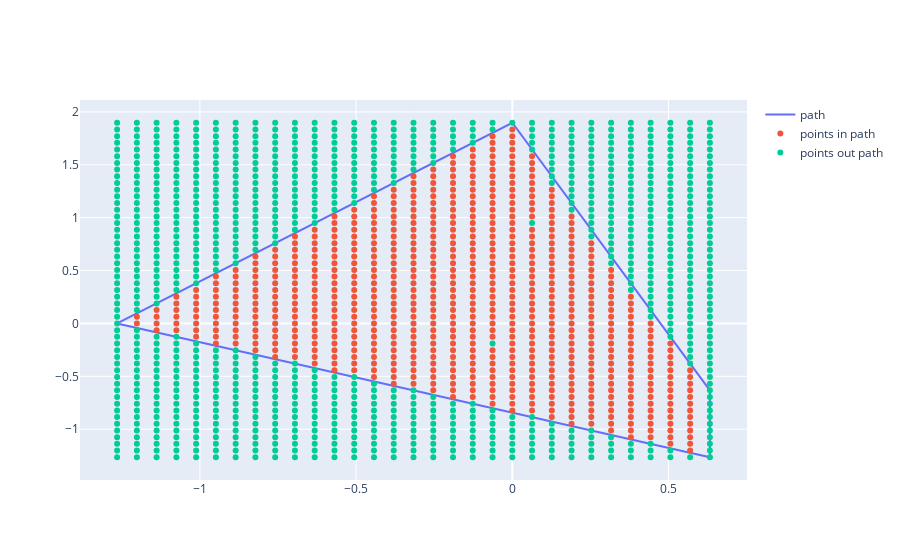
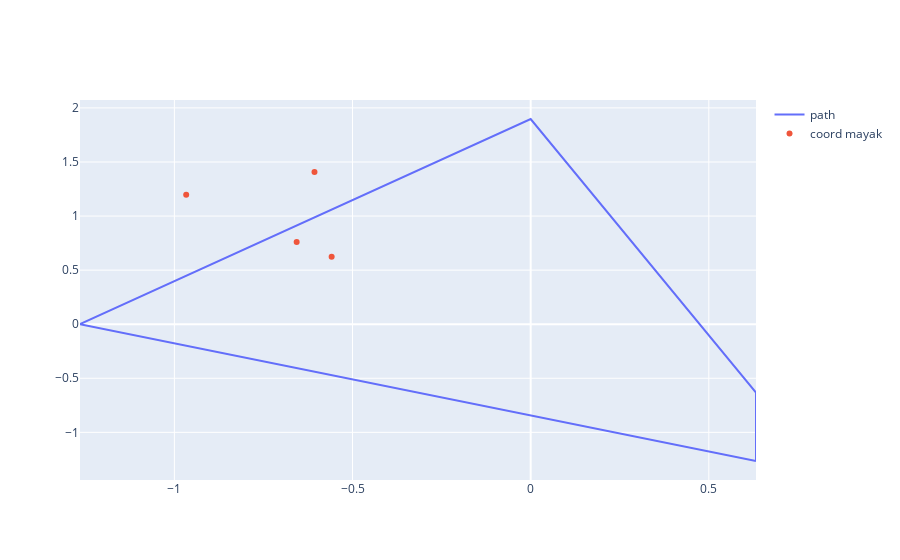
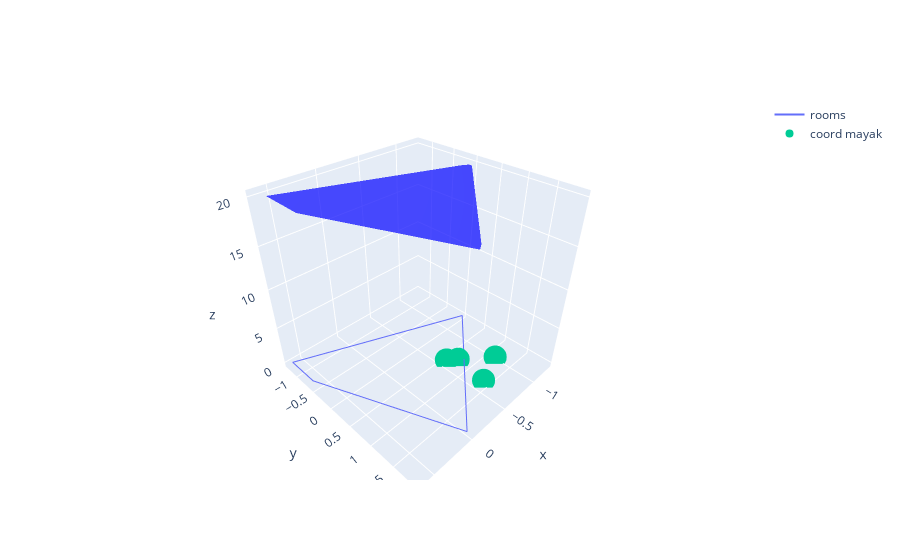

Here is the notebook cell these charts were saved with, in order:
### Code cell
plotRoom(roomScaler, pointsInScaler, pointsOutScaler)
plotAnchors(coordAnchorsScaler, roomScaler)
plotDOPfactor(roomScaler, coordAnchorsScaler, DOP, pointsInScaler)

### Figure 1 — Plotly figure (JSON) as saved in the notebook; plotly's stock layout.template omitted (floating-point values rounded to 4 significant figures; data arrays with more than 128 entries replaced by an {"elided": "..."} marker saying what was removed)
{"data": [{"mode": "lines", "name": "path", "type": "scatter", "x": [0.6325, 0.6325, 0.0, -1.265, 0.6325], "y": [-1.265, -0.6325, 1.897, 0.0, -1.265]}, {"mode": "markers", "name": "points in path", "type": "scatter", "x": {"elided": "673 float values"}, "y": {"elided": "673 float values"}}, {"mode": "markers", "name": "points out path", "type": "scatter", "x": {"elided": "908 float values"}, "y": {"elided": "908 float values"}}], "layout": {}}

### Figure 2 — Plotly figure (JSON) as saved in the notebook; plotly's stock layout.template omitted (floating-point values rounded to 4 significant figures)
{"data": [{"mode": "lines", "name": "path", "type": "scatter", "x": [0.6325, 0.6325, 0.0, -1.265, 0.6325], "y": [-1.265, -0.6325, 1.897, 0.0, -1.265]}, {"mode": "markers", "name": "coord mayak", "type": "scatter", "x": [-0.6068, -0.9669, -0.6568, -0.5586], "y": [1.406, 1.197, 0.7608, 0.6237]}], "layout": {}}

### Figure 3 — Plotly figure (JSON) as saved in the notebook; plotly's stock layout.template omitted (floating-point values rounded to 4 significant figures; data arrays with more than 128 entries replaced by an {"elided": "..."} marker saying what was removed)
{"data": [{"mode": "lines", "name": "rooms", "type": "scatter3d", "x": [0.6325, 0.6325, 0.0, -1.265, 0.6325], "y": [-1.265, -0.6325, 1.897, 0.0, -1.265], "z": [0.0, 0.0, 0.0, 0.0, 0.0]}, {"color": "blue", "name": "DOP", "opacity": 0.7, "type": "mesh3d", "x": {"elided": "673 float values"}, "y": {"elided": "673 float values"}, "z": {"elided": "673 float values"}}, {"mode": "markers", "name": "coord mayak", "type": "scatter3d", "x": [-0.6068, -0.9669, -0.6568, -0.5586], "y": [1.406, 1.197, 0.7608, 0.6237], "z": [0.0, 0.0, 0.0, 0.0]}], "layout": {}}
